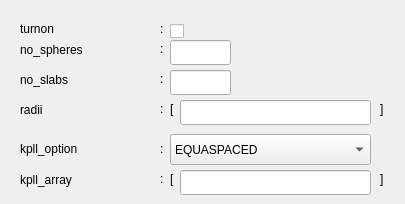
        <widget class="QWidget" name="tab_5">
         <attribute name="title">
          <string>cylindrical_ring_to_ring</string>
         </attribute>
         <widget class="QLabel" name="program_LES_switch_label_32">
          <property name="geometry">
           <rect>
            <x>20</x>
            <y>40</y>
            <width>131</width>
            <height>20</height>
           </rect>
          </property>
          <property name="text">
           <string>no_spheres</string>
          </property>
         </widget>
         <widget class="QLabel" name="label_260">
          <property name="geometry">
           <rect>
            <x>160</x>
            <y>70</y>
            <width>16</width>
            <height>17</height>
           </rect>
          </property>
          <property name="text">
           <string>:</string>
          </property>
         </widget>
         <widget class="QLabel" name="program_kind_label_61">
          <property name="geometry">
           <rect>
            <x>20</x>
            <y>140</y>
            <width>121</width>
            <height>17</height>
           </rect>
          </property>
          <property name="text">
           <string>kpll_option</string>
          </property>
         </widget>
         <widget class="QLineEdit" name="lineEdit_17">
          <property name="geometry">
           <rect>
            <x>170</x>
            <y>40</y>
            <width>61</width>
            <height>25</height>
           </rect>
          </property>
         </widget>
         <widget class="QLabel" name="label_255">
          <property name="geometry">
           <rect>
            <x>160</x>
            <y>40</y>
            <width>16</width>
            <height>17</height>
           </rect>
          </property>
          <property name="text">
           <string>:</string>
          </property>
         </widget>
         <widget class="QLabel" name="program_sincostr_switch_32">
          <property name="geometry">
           <rect>
            <x>20</x>
            <y>100</y>
            <width>141</width>
            <height>20</height>
           </rect>
          </property>
          <property name="text">
           <string>radii</string>
          </property>
         </widget>
         <widget class="QLabel" name="label_263">
          <property name="geometry">
           <rect>
            <x>160</x>
            <y>170</y>
            <width>16</width>
            <height>17</height>
           </rect>
          </property>
          <property name="text">
           <string>:</string>
          </property>
         </widget>
         <widget class="QLabel" name="program_sincostr_switch_33">
          <property name="geometry">
           <rect>
            <x>20</x>
            <y>170</y>
            <width>141</width>
            <height>20</height>
           </rect>
          </property>
          <property name="text">
           <string>kpll_array</string>
          </property>
         </widget>
         <widget class="QLineEdit" name="lineEdit_25">
          <property name="geometry">
           <rect>
            <x>180</x>
            <y>100</y>
            <width>191</width>
            <height>25</height>
           </rect>
          </property>
          <property name="text">
           <string/>
          </property>
         </widget>
         <widget class="QLabel" name="label_254">
          <property name="geometry">
           <rect>
            <x>160</x>
            <y>20</y>
            <width>16</width>
            <height>17</height>
           </rect>
          </property>
          <property name="text">
           <string>:</string>
          </property>
         </widget>
         <widget class="QLabel" name="label_261">
          <property name="geometry">
           <rect>
            <x>170</x>
            <y>100</y>
            <width>16</width>
            <height>17</height>
           </rect>
          </property>
          <property name="text">
           <string>[</string>
          </property>
         </widget>
         <widget class="QLabel" name="program_LES_switch_label_31">
          <property name="geometry">
           <rect>
            <x>20</x>
            <y>20</y>
            <width>111</width>
            <height>17</height>
           </rect>
          </property>
          <property name="text">
           <string>turnon</string>
          </property>
         </widget>
         <widget class="QLabel" name="label_259">
          <property name="geometry">
           <rect>
            <x>380</x>
            <y>100</y>
            <width>16</width>
            <height>17</height>
           </rect>
          </property>
          <property name="text">
           <string>]</string>
          </property>
         </widget>
         <widget class="QLabel" name="program_LES_switch_label_33">
          <property name="geometry">
           <rect>
            <x>20</x>
            <y>70</y>
            <width>131</width>
            <height>20</height>
           </rect>
          </property>
          <property name="text">
           <string>no_slabs</string>
          </property>
         </widget>
         <widget class="QComboBox" name="program_kind_3">
          <property name="geometry">
           <rect>
            <x>170</x>
            <y>134</y>
            <width>201</width>
            <height>31</height>
           </rect>
          </property>
          <item>
           <property name="text">
            <string>EQUASPACED</string>
           </property>
          </item>
          <item>
           <property name="text">
            <string>USER_DEFINED</string>
           </property>
          </item>
         </widget>
         <widget class="QLabel" name="label_262">
          <property name="geometry">
           <rect>
            <x>160</x>
            <y>140</y>
            <width>16</width>
            <height>17</height>
           </rect>
          </property>
          <property name="text">
           <string>:</string>
          </property>
         </widget>
         <widget class="QLabel" name="label_264">
          <property name="geometry">
           <rect>
            <x>380</x>
            <y>170</y>
            <width>16</width>
            <height>17</height>
           </rect>
          </property>
          <property name="text">
           <string>]</string>
          </property>
         </widget>
         <widget class="QLineEdit" name="lineEdit_26">
          <property name="geometry">
           <rect>
            <x>180</x>
            <y>170</y>
            <width>191</width>
            <height>25</height>
           </rect>
          </property>
          <property name="text">
           <string/>
          </property>
         </widget>
         <widget class="QLabel" name="label_258">
          <property name="geometry">
           <rect>
            <x>160</x>
            <y>100</y>
            <width>16</width>
            <height>17</height>
           </rect>
          </property>
          <property name="text">
           <string>:</string>
          </property>
         </widget>
         <widget class="QLineEdit" name="lineEdit_18">
          <property name="geometry">
           <rect>
            <x>170</x>
            <y>70</y>
            <width>61</width>
            <height>25</height>
           </rect>
          </property>
         </widget>
         <widget class="QLabel" name="label_265">
          <property name="geometry">
           <rect>
            <x>170</x>
            <y>170</y>
            <width>16</width>
            <height>17</height>
           </rect>
          </property>
          <property name="text">
           <string>[</string>
          </property>
         </widget>
         <widget class="QCheckBox" name="checkBox_18">
          <property name="geometry">
           <rect>
            <x>170</x>
            <y>20</y>
            <width>92</width>
            <height>23</height>
           </rect>
          </property>
          <property name="text">
           <string/>
          </property>
         </widget>
        </widget>
